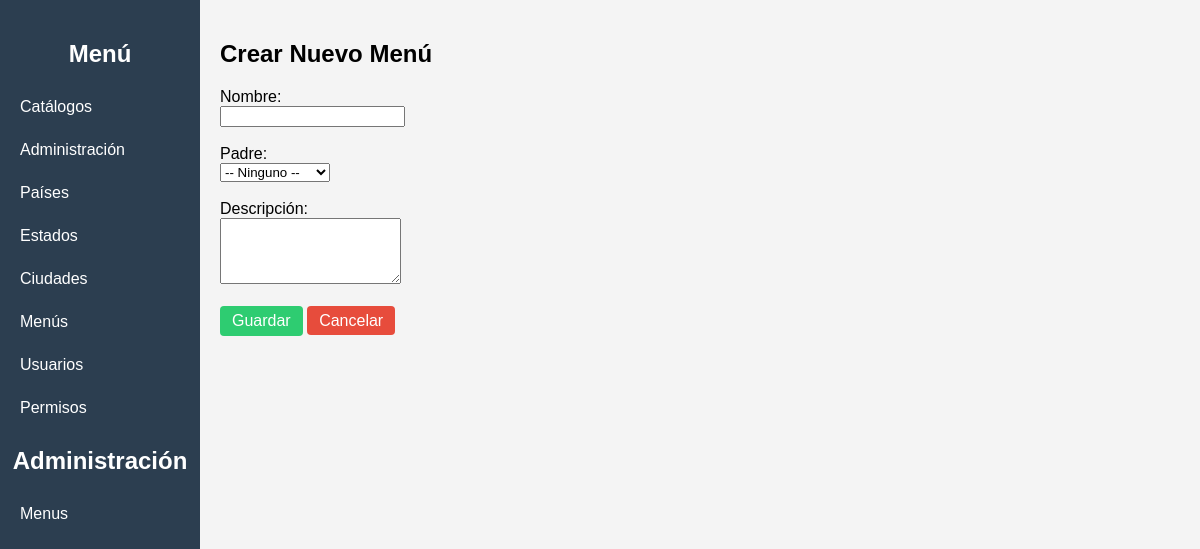
The page /index.php?action=create on the database its author committed.
### tables this page shows
CREATE TABLE `menus` (
  `id_menu` INT UNSIGNED NOT NULL AUTO_INCREMENT,
  `id_parent` INT UNSIGNED DEFAULT NULL,
  `status` TINYINT(1) UNSIGNED NOT NULL DEFAULT 1,
  `name` VARCHAR(100) NOT NULL,
  `description` TEXT,
  PRIMARY KEY (`id_menu`),
  FOREIGN KEY (`id_parent`) REFERENCES `menus` (`id_menu`) ON DELETE SET NULL
);

### controllers/MenuController.php (called while the page is built, shortened)
<?php
require_once(__DIR__ . "/../models/Menu.php");
class MenuController
{
    private $model;
    public function __construct()
    {
        $this->model = new Menu();
    }
    public function create()
    {
        $allMenus = $this->model->getAll();
        include(__DIR__ . "/../views/menu/create.php");
    }
}

### models/Menu.php (called while the page is built, shortened)
<?php
require_once(__DIR__ . "/../config/Database.php");
class Menu {
    private $conn;
    private $table = "menus";
    public function __construct() {
        $database = new Database();
        $this->conn = $database->getConnection();
    }
    public function getAll() {
        $stmt = $this->conn->prepare("SELECT * FROM " . $this->table . " WHERE status = 1");
        $stmt->execute();
        return $stmt->fetchAll(PDO::FETCH_ASSOC);
    }
}
?>

### config/database.php (called while the page is built, shortened)
<?php
class Database {
    private $host = "localhost";
    private $db_name = "menu_system";
    private $username = "root";
    private $password = "Miguelon123=)";
    public function getConnection() {
        $this->conn = null;
        try {
            $this->conn = new PDO("mysql:host=" . $this->host . ";dbname=" . $this->db_name,
            $this->username, $this->password);
            $this->conn->exec("set names utf8");
        } catch (PDOException $exception) {
            echo "Connection error: " . $exception->getMessage();
        }
        return $this->conn;
    }
}
?>

### views/menu/create.php (the view, shortened to what this page needs)
<!DOCTYPE html>
<html lang="es">
<head>
    <link rel="stylesheet" href="assets/css/style.css">
</head>
<body>
    <div class="sidebar">
        <h2>Menú</h2>
        <?php
        $active_id_menu = isset($_GET['id_menu']) ? $_GET['id_menu'] : null;
        ?>
        <?php
        require_once(__DIR__ . '/../../models/Menu.php');
        $menuModel = new Menu();
        $allMenus = $menuModel->getAll();
        foreach ($allMenus as $item) {
            $is_active = ($active_id_menu !== null && $item['id_menu'] == $active_id_menu);
            echo "<a href='index.php?id_menu={$item['id_menu']}' " . ($is_active ? 'class="active-sidebar-item"' : '') . ">{$item['name']}</a>";
        }
        ?>
        <div class="admin-section">
            <h2>Administración</h2>
            <a href="index.php" <?php echo ($active_id_menu === null && !isset($_GET['action'])) ? 'class="active-sidebar-item"' : ''; ?>>Menus</a>
        </div>
    </div>
    <div class="main-content">
        <h2>Crear Nuevo Menú</h2>
        <form method="POST" action="index.php?action=store">
            <label>Nombre:</label><br>
            <input type="text" name="name" required><br><br>
            <label>Padre:</label><br>
            <select name="parent">
                <option value="">-- Ninguno --</option>
            </select><br><br>
            <label>Descripción:</label><br>
            <textarea name="description" rows="4"></textarea><br><br>
            <button type="submit" class="button">Guardar</button>
            <a href="index.php" class="btn-eliminar">Cancelar</a>
        </form>
    </div>
</body>
</html>

### public/assets/css/style.css (style rules this page uses)
body { font-family: Arial, sans-serif; margin: 0; display: flex; }
.sidebar { width: 200px; position: relative; background-color: #2c3e50; min-height: 100vh; color: white; padding: 20px 10px; box-sizing: border-box; }
.sidebar .admin-section { margin-bottom: 10px; }
.sidebar h2 { text-align: center; margin-bottom: 20px; }
.sidebar a { display: block; color: white; padding: 10px; text-decoration: none; margin-bottom: 5px; border-radius: 4px; }
.main-content { flex: 1; padding: 20px; background: #f4f4f4; }
a.button,button.button { background-color: #2ecc71; color: white; padding: 6px 12px; text-decoration: none; border-radius: 4px; cursor: pointer; font-family: inherit; font-size: 1em; font-weight: normal; }
a.btn-eliminar, button.btn-eliminar { background-color:#e74c3c;; color: white; padding: 6px 12px; text-decoration: none; border-radius: 4px; cursor: pointer; font-family: inherit; font-size: 1em; font-weight: normal; }
a.button, button.button, a.btn-eliminar, button.btn-eliminar, a.btn-editar, button.btn-editar, button.btn-cancelar { border: none; box-shadow: none; outline: none; }

### rows shown on the page
menus: name "Catálogos"
menus: name "Administración"
menus: name "Países"
menus: name "Estados"
menus: name "Ciudades"
menus: name "Menús"
menus: name "Usuarios"
menus: name "Permisos"
